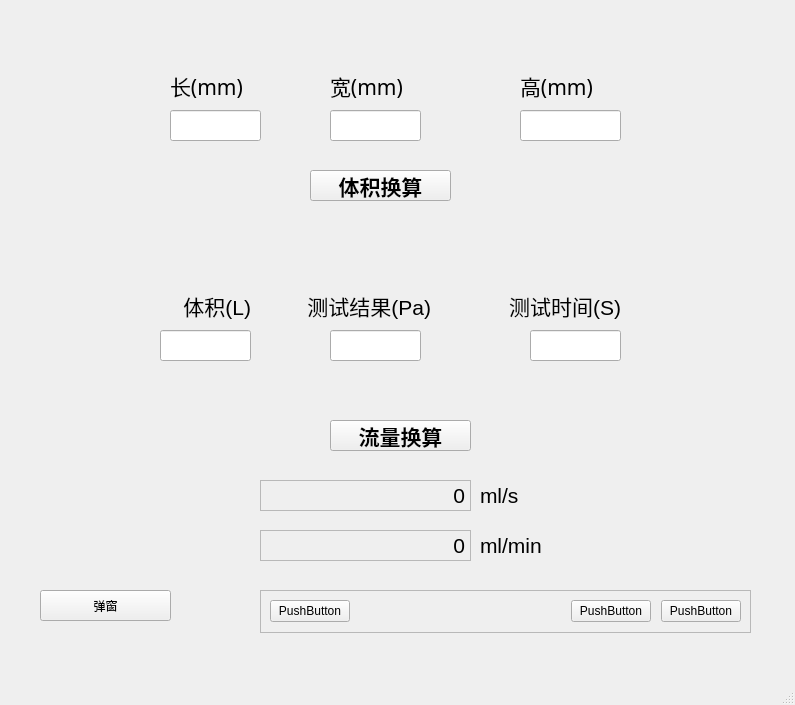
<?xml version="1.0" encoding="UTF-8"?>
<ui version="4.0">
 <class>MainWindow</class>
 <widget class="QMainWindow" name="MainWindow">
  <property name="geometry">
   <rect>
    <x>0</x>
    <y>0</y>
    <width>795</width>
    <height>705</height>
   </rect>
  </property>
  <property name="minimumSize">
   <size>
    <width>700</width>
    <height>480</height>
   </size>
  </property>
  <property name="windowTitle">
   <string>压力换算流量</string>
  </property>
  <property name="windowIcon">
   <iconset>
    <normaloff>logo.jpeg</normaloff>logo.jpeg</iconset>
  </property>
  <widget class="QWidget" name="centralwidget">
   <widget class="QLineEdit" name="lineEdit_1">
    <property name="geometry">
     <rect>
      <x>170</x>
      <y>110</y>
      <width>91</width>
      <height>31</height>
     </rect>
    </property>
    <property name="font">
     <font>
      <family>Arial</family>
      <pointsize>12</pointsize>
      <weight>75</weight>
      <bold>true</bold>
     </font>
    </property>
   </widget>
   <widget class="QLabel" name="label_1">
    <property name="geometry">
     <rect>
      <x>170</x>
      <y>70</y>
      <width>91</width>
      <height>31</height>
     </rect>
    </property>
    <property name="font">
     <font>
      <family>Agency FB</family>
      <pointsize>16</pointsize>
     </font>
    </property>
    <property name="layoutDirection">
     <enum>Qt::LeftToRight</enum>
    </property>
    <property name="frameShape">
     <enum>QFrame::NoFrame</enum>
    </property>
    <property name="text">
     <string>长(mm)</string>
    </property>
   </widget>
   <widget class="QLabel" name="label_2">
    <property name="geometry">
     <rect>
      <x>330</x>
      <y>70</y>
      <width>91</width>
      <height>31</height>
     </rect>
    </property>
    <property name="font">
     <font>
      <family>Agency FB</family>
      <pointsize>16</pointsize>
     </font>
    </property>
    <property name="layoutDirection">
     <enum>Qt::LeftToRight</enum>
    </property>
    <property name="frameShape">
     <enum>QFrame::NoFrame</enum>
    </property>
    <property name="text">
     <string>宽(mm)</string>
    </property>
   </widget>
   <widget class="QLabel" name="label_3">
    <property name="geometry">
     <rect>
      <x>520</x>
      <y>70</y>
      <width>101</width>
      <height>31</height>
     </rect>
    </property>
    <property name="font">
     <font>
      <family>Agency FB</family>
      <pointsize>16</pointsize>
     </font>
    </property>
    <property name="layoutDirection">
     <enum>Qt::LeftToRight</enum>
    </property>
    <property name="frameShape">
     <enum>QFrame::NoFrame</enum>
    </property>
    <property name="text">
     <string>高(mm)</string>
    </property>
   </widget>
   <widget class="QLineEdit" name="lineEdit_2">
    <property name="geometry">
     <rect>
      <x>330</x>
      <y>110</y>
      <width>91</width>
      <height>31</height>
     </rect>
    </property>
    <property name="font">
     <font>
      <family>Arial</family>
      <pointsize>12</pointsize>
      <weight>75</weight>
      <bold>true</bold>
     </font>
    </property>
   </widget>
   <widget class="QLineEdit" name="lineEdit_3">
    <property name="geometry">
     <rect>
      <x>520</x>
      <y>110</y>
      <width>101</width>
      <height>31</height>
     </rect>
    </property>
    <property name="font">
     <font>
      <family>Arial</family>
      <pointsize>12</pointsize>
      <weight>75</weight>
      <bold>true</bold>
     </font>
    </property>
   </widget>
   <widget class="QPushButton" name="pushButton">
    <property name="geometry">
     <rect>
      <x>310</x>
      <y>170</y>
      <width>141</width>
      <height>31</height>
     </rect>
    </property>
    <property name="font">
     <font>
      <family>Arial</family>
      <pointsize>16</pointsize>
      <weight>75</weight>
      <bold>true</bold>
     </font>
    </property>
    <property name="text">
     <string>体积换算</string>
    </property>
   </widget>
   <widget class="QLabel" name="label_7">
    <property name="geometry">
     <rect>
      <x>130</x>
      <y>290</y>
      <width>121</width>
      <height>31</height>
     </rect>
    </property>
    <property name="font">
     <font>
      <family>Arial</family>
      <pointsize>16</pointsize>
     </font>
    </property>
    <property name="layoutDirection">
     <enum>Qt::LeftToRight</enum>
    </property>
    <property name="frameShape">
     <enum>QFrame::NoFrame</enum>
    </property>
    <property name="text">
     <string>体积(L)</string>
    </property>
    <property name="alignment">
     <set>Qt::AlignRight|Qt::AlignTrailing|Qt::AlignVCenter</set>
    </property>
   </widget>
   <widget class="QLabel" name="label_8">
    <property name="geometry">
     <rect>
      <x>290</x>
      <y>290</y>
      <width>141</width>
      <height>31</height>
     </rect>
    </property>
    <property name="font">
     <font>
      <family>Arial</family>
      <pointsize>16</pointsize>
     </font>
    </property>
    <property name="layoutDirection">
     <enum>Qt::LeftToRight</enum>
    </property>
    <property name="frameShape">
     <enum>QFrame::NoFrame</enum>
    </property>
    <property name="text">
     <string>测试结果(Pa)</string>
    </property>
    <property name="alignment">
     <set>Qt::AlignRight|Qt::AlignTrailing|Qt::AlignVCenter</set>
    </property>
   </widget>
   <widget class="QLabel" name="label_9">
    <property name="geometry">
     <rect>
      <x>480</x>
      <y>290</y>
      <width>141</width>
      <height>31</height>
     </rect>
    </property>
    <property name="font">
     <font>
      <family>Arial</family>
      <pointsize>16</pointsize>
     </font>
    </property>
    <property name="layoutDirection">
     <enum>Qt::LeftToRight</enum>
    </property>
    <property name="frameShape">
     <enum>QFrame::NoFrame</enum>
    </property>
    <property name="text">
     <string>测试时间(S)</string>
    </property>
    <property name="alignment">
     <set>Qt::AlignRight|Qt::AlignTrailing|Qt::AlignVCenter</set>
    </property>
   </widget>
   <widget class="QLineEdit" name="lineEdit_4">
    <property name="geometry">
     <rect>
      <x>160</x>
      <y>330</y>
      <width>91</width>
      <height>31</height>
     </rect>
    </property>
    <property name="font">
     <font>
      <family>Arial</family>
      <pointsize>12</pointsize>
      <weight>75</weight>
      <bold>true</bold>
     </font>
    </property>
   </widget>
   <widget class="QLineEdit" name="lineEdit_5">
    <property name="geometry">
     <rect>
      <x>330</x>
      <y>330</y>
      <width>91</width>
      <height>31</height>
     </rect>
    </property>
    <property name="font">
     <font>
      <family>Arial</family>
      <pointsize>12</pointsize>
      <weight>75</weight>
      <bold>true</bold>
     </font>
    </property>
   </widget>
   <widget class="QLineEdit" name="lineEdit_6">
    <property name="geometry">
     <rect>
      <x>530</x>
      <y>330</y>
      <width>91</width>
      <height>31</height>
     </rect>
    </property>
    <property name="font">
     <font>
      <family>Arial</family>
      <pointsize>12</pointsize>
      <weight>75</weight>
      <bold>true</bold>
     </font>
    </property>
   </widget>
   <widget class="QPushButton" name="pushButton_2">
    <property name="geometry">
     <rect>
      <x>330</x>
      <y>420</y>
      <width>141</width>
      <height>31</height>
     </rect>
    </property>
    <property name="font">
     <font>
      <family>Arial</family>
      <pointsize>16</pointsize>
      <weight>75</weight>
      <bold>true</bold>
     </font>
    </property>
    <property name="text">
     <string>流量换算</string>
    </property>
    <property name="shortcut">
     <string>Return</string>
    </property>
   </widget>
   <widget class="QLabel" name="label_4">
    <property name="geometry">
     <rect>
      <x>480</x>
      <y>530</y>
      <width>91</width>
      <height>31</height>
     </rect>
    </property>
    <property name="font">
     <font>
      <family>Arial</family>
      <pointsize>16</pointsize>
      <weight>50</weight>
      <bold>false</bold>
     </font>
    </property>
    <property name="layoutDirection">
     <enum>Qt::LeftToRight</enum>
    </property>
    <property name="frameShape">
     <enum>QFrame::NoFrame</enum>
    </property>
    <property name="text">
     <string>ml/min</string>
    </property>
   </widget>
   <widget class="QLabel" name="label_5">
    <property name="geometry">
     <rect>
      <x>480</x>
      <y>480</y>
      <width>91</width>
      <height>31</height>
     </rect>
    </property>
    <property name="font">
     <font>
      <family>Arial</family>
      <pointsize>16</pointsize>
      <weight>50</weight>
      <bold>false</bold>
     </font>
    </property>
    <property name="layoutDirection">
     <enum>Qt::LeftToRight</enum>
    </property>
    <property name="frameShape">
     <enum>QFrame::NoFrame</enum>
    </property>
    <property name="text">
     <string>ml/s</string>
    </property>
   </widget>
   <widget class="QLabel" name="labe_f1">
    <property name="geometry">
     <rect>
      <x>260</x>
      <y>480</y>
      <width>211</width>
      <height>31</height>
     </rect>
    </property>
    <property name="font">
     <font>
      <family>Arial</family>
      <pointsize>16</pointsize>
      <weight>50</weight>
      <bold>false</bold>
     </font>
    </property>
    <property name="focusPolicy">
     <enum>Qt::NoFocus</enum>
    </property>
    <property name="layoutDirection">
     <enum>Qt::LeftToRight</enum>
    </property>
    <property name="frameShape">
     <enum>QFrame::StyledPanel</enum>
    </property>
    <property name="frameShadow">
     <enum>QFrame::Raised</enum>
    </property>
    <property name="text">
     <string>0</string>
    </property>
    <property name="alignment">
     <set>Qt::AlignRight|Qt::AlignTrailing|Qt::AlignVCenter</set>
    </property>
    <property name="openExternalLinks">
     <bool>false</bool>
    </property>
    <property name="textInteractionFlags">
     <set>Qt::LinksAccessibleByMouse|Qt::TextSelectableByMouse</set>
    </property>
   </widget>
   <widget class="QLabel" name="labe_f2">
    <property name="geometry">
     <rect>
      <x>260</x>
      <y>530</y>
      <width>211</width>
      <height>31</height>
     </rect>
    </property>
    <property name="font">
     <font>
      <family>Arial</family>
      <pointsize>16</pointsize>
      <weight>50</weight>
      <bold>false</bold>
     </font>
    </property>
    <property name="layoutDirection">
     <enum>Qt::LeftToRight</enum>
    </property>
    <property name="autoFillBackground">
     <bool>false</bool>
    </property>
    <property name="frameShape">
     <enum>QFrame::StyledPanel</enum>
    </property>
    <property name="frameShadow">
     <enum>QFrame::Raised</enum>
    </property>
    <property name="text">
     <string>0</string>
    </property>
    <property name="alignment">
     <set>Qt::AlignRight|Qt::AlignTrailing|Qt::AlignVCenter</set>
    </property>
    <property name="margin">
     <number>0</number>
    </property>
    <property name="indent">
     <number>-1</number>
    </property>
    <property name="textInteractionFlags">
     <set>Qt::LinksAccessibleByMouse|Qt::TextSelectableByMouse</set>
    </property>
   </widget>
   <widget class="QPushButton" name="pushButton_3">
    <property name="geometry">
     <rect>
      <x>40</x>
      <y>590</y>
      <width>131</width>
      <height>31</height>
     </rect>
    </property>
    <property name="text">
     <string>弹窗</string>
    </property>
   </widget>
   <widget class="QFrame" name="frame">
    <property name="geometry">
     <rect>
      <x>260</x>
      <y>590</y>
      <width>491</width>
      <height>43</height>
     </rect>
    </property>
    <property name="frameShape">
     <enum>QFrame::StyledPanel</enum>
    </property>
    <property name="frameShadow">
     <enum>QFrame::Raised</enum>
    </property>
    <layout class="QHBoxLayout" name="horizontalLayout" stretch="3,8,1,2">
     <property name="spacing">
      <number>10</number>
     </property>
     <item>
      <widget class="QPushButton" name="pushButton_4">
       <property name="text">
        <string>PushButton</string>
       </property>
      </widget>
     </item>
     <item>
      <spacer name="horizontalSpacer">
       <property name="orientation">
        <enum>Qt::Horizontal</enum>
       </property>
       <property name="sizeHint" stdset="0">
        <size>
         <width>40</width>
         <height>20</height>
        </size>
       </property>
      </spacer>
     </item>
     <item>
      <widget class="QPushButton" name="pushButton_5">
       <property name="text">
        <string>PushButton</string>
       </property>
      </widget>
     </item>
     <item>
      <widget class="QPushButton" name="pushButton_6">
       <property name="text">
        <string>PushButton</string>
       </property>
      </widget>
     </item>
    </layout>
   </widget>
  </widget>
  <widget class="QMenuBar" name="menubar">
   <property name="geometry">
    <rect>
     <x>0</x>
     <y>0</y>
     <width>795</width>
     <height>23</height>
    </rect>
   </property>
  </widget>
  <widget class="QStatusBar" name="statusbar"/>
 </widget>
 <resources/>
 <connections>
  <connection>
   <sender>pushButton</sender>
   <signal>clicked()</signal>
   <receiver>MainWindow</receiver>
   <slot>calcVL()</slot>
   <hints>
    <hint type="sourcelabel">
     <x>450</x>
     <y>193</y>
    </hint>
    <hint type="destinationlabel">
     <x>689</x>
     <y>90</y>
    </hint>
   </hints>
  </connection>
  <connection>
   <sender>pushButton_2</sender>
   <signal>clicked()</signal>
   <receiver>MainWindow</receiver>
   <slot>calcFlow()</slot>
   <hints>
    <hint type="sourcelabel">
     <x>400</x>
     <y>443</y>
    </hint>
    <hint type="destinationlabel">
     <x>519</x>
     <y>333</y>
    </hint>
   </hints>
  </connection>
  <connection>
   <sender>pushButton_3</sender>
   <signal>clicked()</signal>
   <receiver>MainWindow</receiver>
   <slot>tanchuangt()</slot>
   <hints>
    <hint type="sourcelabel">
     <x>135</x>
     <y>630</y>
    </hint>
    <hint type="destinationlabel">
     <x>125</x>
     <y>519</y>
    </hint>
   </hints>
  </connection>
 </connections>
 <slots>
  <slot>calcVL()</slot>
  <slot>calcFlow()</slot>
  <slot>tanchuangt()</slot>
 </slots>
</ui>
